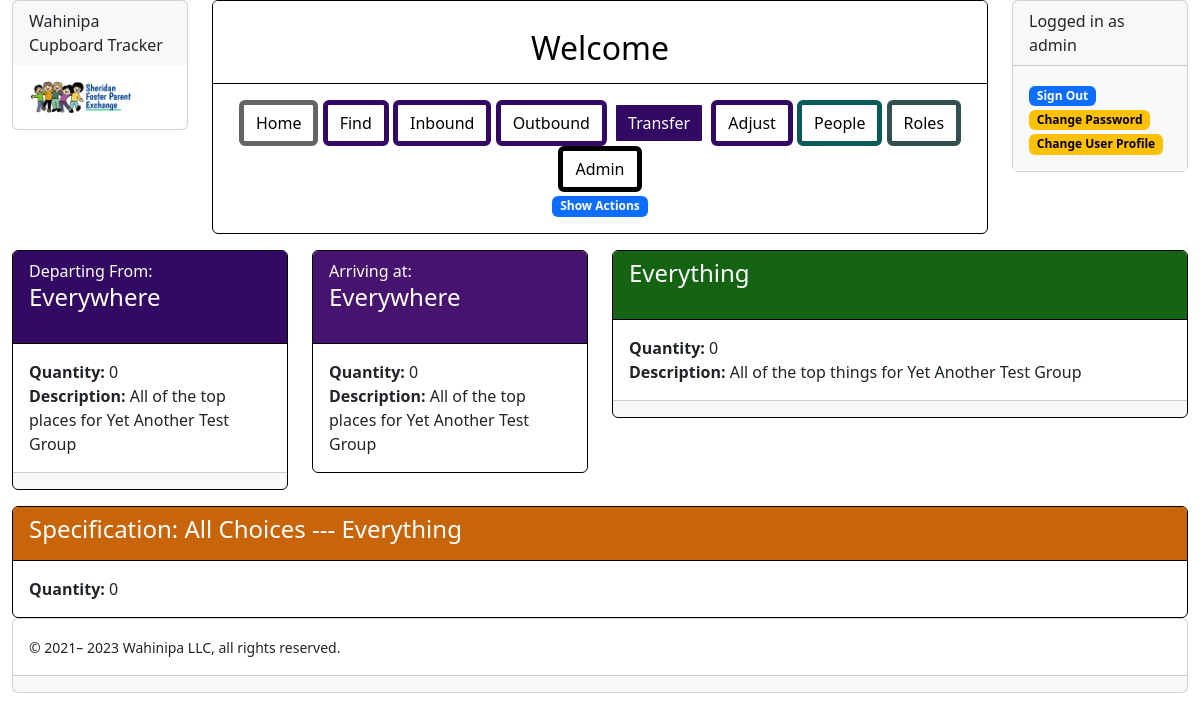
The app's page /wahinipa/root/view/transfer/2/2/2/9 (signed in) with its own data.
### www/tracking/modelling/people_model.py (models this page shows, shortened)
class User(CupboardDisplayContextMixin, IdModelMixin, database.Model, UserMixin):
    @property
    def is_active(self):
        return self.is_enabled
    singular_label = "Person"
    plural_label = "People"
    possible_tasks = ['update', 'delete', 'enable', 'disable']
    label_prefixes = {}
    flavor = "people"
    username = database.Column(database.String(255), nullable=False, unique=True)
    password = database.Column(database.String(255), nullable=False)
    is_enabled = database.Column(database.Boolean(), nullable=False, default=True)
    is_admin = database.Column(database.Boolean(), nullable=False, default=False)
    first_name = database.Column(database.Unicode(50), nullable=False, server_default=u'')
    last_name = database.Column(database.Unicode(50), nullable=False, server_default=u'')
    date_joined = database.Column(database.DateTime(), default=datetime.now())
    about_me = database.Column(database.Text(), nullable=False, server_default=u'')
    linkages = database.relationship('Linkage', backref='person', lazy=True, cascade='all, delete')
    root_assignments = database.relationship('RootAssignment', backref='person', lazy=True, cascade='all, delete')
    place_assignments = database.relationship('PlaceAssignment', backref='person', lazy=True, cascade='all, delete')
    universal_assignments = database.relationship('UniversalAssignment', backref='person', lazy=True,
                                                  cascade='all, delete')
    def is_linked(self, root):
        for link in self.linkages:
            if link.root == root:
                return True
        return False
    @property
    def is_the_super_admin(self):
        return self.username == 'admin'
    @property
    def may_edit_database(self):
        return self.is_the_super_admin
    def has_universal_role(self, name_of_role):
        def yes(assignment):
            return assignment.is_named(name_of_role)
        return any(map(yes, self.universal_assignments))
    def disable(self):
        self.is_enabled = False
    def enable(self):
        self.is_enabled = True

### www/tracking/modelling/place_model.py (models this page shows, shortened)
class Place(RootDescendantMixin, PositioningMixin, CupboardDisplayContextMixin, NamedBaseModel):
    singular_label = "Place"
    plural_label = "Places"
    possible_tasks = ['create', 'update', 'delete']
    label_prefixes = {'create': 'Place for '}
    flavor = "place"
    roots = database.relationship('Root', backref='place', lazy=True)
    place_id = database.Column(database.Integer, database.ForeignKey('place.id'), index=True)
    places = database.relationship('Place', lazy='subquery', backref=backref('place_of', remote_side='Place.id'))
    positionings = database.relationship('Positioning', backref='place', lazy=True, cascade='all, delete')
    assignments = database.relationship('PlaceAssignment', backref='place', lazy=True, cascade='all, delete')
    @property
    def children(self):
        return self.places
    @property
    def parent_object(self):
        return self.place_of
    @property
    def root(self):
        from tracking.modelling.root_model import place_root
        return place_root(self)
    def viewable_children(self, viewer):
        return [RootsViewer(), self.root] + self.sorted_children

### www/tracking/modelling/thing_model.py (models this page shows, shortened)
class Thing(RootDescendantMixin, PositioningMixin, CupboardDisplayContextMixin, NamedBaseModel):
    singular_label = "What"
    plural_label = "Things"
    possible_tasks = ['create', 'update', 'delete']
    label_prefixes = {'create': 'Kind of '}
    flavor = "thing"
    roots = database.relationship('Root', backref='thing', lazy=True)
    refinements = database.relationship('Refinement', backref='thing', lazy=True)
    kind_of_id = database.Column(database.Integer, database.ForeignKey('thing.id'), index=True)
    kinds = database.relationship('Thing', lazy='subquery', backref=backref('kind_of', remote_side='Thing.id'))
    positionings = database.relationship('Positioning', backref='thing', lazy=True, cascade='all, delete')
    def prefix(self):
        return None
    @property
    def children(self):
        return self.kinds
    @property
    def parent_set(self):
        return set(self.parent_list)
    @property
    def complete_set(self):
        return self.parent_set | self.full_set
    @property
    def complete_set_of_categories(self):
        complete_set_of_categories = set()
        for thing in self.complete_set:
            complete_set_of_categories |= thing.categories
        return complete_set_of_categories
    @property
    def categories(self):
        return {refinement.category for refinement in self.refinements}
    @property
    def parent_object(self):
        return self.kind_of
    @property
    def parent_list(self):
        if self.is_top:
            return []
        else:
            return self.parent_object.parent_list + [self.parent_object]
    @property
    def root(self):
        from tracking.modelling.root_model import thing_root
        return thing_root(self)
    def viewable_children(self, viewer):
        return self.sorted_children

### www/tracking/routing/root_routes.py (the view)
@root_bp.route('/view/transfer/<int:place_id>/<int:destination_id>/<int:thing_id>/<int:specification_id>')
@login_required
def root_view_transfer(**kwargs):
    return RootTransferHandler('root_bp.root_view_transfer', current_user, activity='transfer', **kwargs).handle()

### www/tracking/contexts/card_display_attributes.py (called while the page is built)
def category_display_attributes(thing=None, **kwargs):
    attributes = {
        'display_context': {
            'add_tasks': True,
            'description': True,
            'prefix': 'Category: ',
            'url': True,
            'bread_crumbs': True,
            'children_attributes': {
                'choice': {
                    'notation': True,
                },
            },
        },
    }
    if thing:
        attributes['display_context']['extra_action_parameters'] = {
            'thing': thing,
        }
    return attributes

def destination_display_attributes(destination_prefix=None, **kwargs):
    return {
        'display_context': {
            'add_tasks': True,
            'description': True,
            'destination_quantity': True,
            'prefix': destination_prefix,
            'url': True,
            'bread_crumbs': True,
            'children_attributes': {
                'destination': {
                    'notation': True,
                    'destination_quantity': True,
                },
            },
        }
    }

def place_display_attributes(place_prefix=None, **kwargs):
    return {
        'display_context': {
            'source_quantity': True,
            'add_tasks': True,
            'description': True,
            'prefix': place_prefix,
            'url': True,
            'bread_crumbs': True,
            'children_attributes': {
                'place': {
                    'notation': True,
                    'source_quantity' : True,
                },
            },
        }
    }

def dual_view_childrens_attributes(**kwargs):
    return {
        'categories': categories_display_attributes,
        'category': category_display_attributes(**kwargs),
        'choice': choice_display_attributes,
        'destination': destination_display_attributes(**kwargs),
        'inventory': inventory_display_attributes,
        'place': place_display_attributes(**kwargs),
        'specification': specification_display_attributes,
        'thing': thing_display_attributes,
        'person': person_display_attributes,
        'people': person_display_attributes,
    }

### www/tracking/contexts/context.py (called while the page is built)
    def __setitem__(self, key, value):
        self.context.__setitem__(key, value)

    def add_context(self, context):
        for key, value in context.items():
            self[key] = value

    def append_to_list(self, list_key, value):
        if value:
            self.context.setdefault(list_key, []).append(value)

### www/tracking/templates/pages/root_transfer.j2
{% extends "pages/content.j2" %}
{% from 'macros/card_macros.j2' import row_of_varying_width_child_cards, column_of_child_cards %}
{% block innards %}
  {{ row_of_varying_width_child_cards(children[0:3], [3, 3, 6]) }}
  {{ row_of_varying_width_child_cards(children[3:], [12]) }}
{% endblock %}

### www/tracking/templates/macros/card_macros.j2 (shortened to what this page needs)
{% from 'macros/button_macros.j2' import button_task %}
{% from 'macros/notation_macros.j2' import render_notations %}
{% from 'macros/bread_crumb_macros.j2' import render_bread_crumbs %}
{% macro card_view(prefix=None, label=None, url=None, flavor=None, bread_crumb_list=None, tasks=None, required_tasks=None) %}
  <div class="card{% if flavor %} card-flavor-{{ flavor }}{% endif %}">
    <div class="card-header">
      {% if bread_crumb_list %}
        {% if prefix %}{{ prefix }}{% endif %}{{ render_bread_crumbs(bread_crumb_list) }}
      {% elif url %}
        {% if prefix %}{{ prefix }}{% endif %}<a href="{{ url }}">{{ label }}</a>
      {% else %}
        <h4>{% if prefix %}{{ prefix }}{% endif %}{{ label }}</h4>
      {% endif %}
    </div>
    <div class="card-body">
      {{ caller() }}
    </div>
    {% if tasks or required_tasks %}
      <div class="card-footer">
      </div>
    {% endif %}
  </div>
{% endmacro %}
{% macro card_child(prefix=None, label=None, notations=None, flavor=None, url=None, bread_crumb_list=None, tasks=None, required_tasks=None) %}
  {% call card_view(prefix=prefix, label=label, url=url, flavor=flavor, bread_crumb_list=bread_crumb_list, tasks=tasks, required_tasks=required_tasks) %}
    {{ render_notations(notations) }}
  {% endcall %}
{% endmacro %}
{% macro row_of_varying_width_child_cards(children, widths) %}
  {% if children %}
    <div class="row mt-2">
      {% for child in children %}
        <div class="col-md-{{ widths[loop.index0] }}">
          <div class="row mt-2">
            <div class="col-md-12">
              {{ card_child(**child) }}
            </div>
          </div>
        </div>
      {% endfor %}
    </div>
  {% endif %}
{% endmacro %}

### www/tracking/templates/macros/user_macros.j2 (shortened to what this page needs)
{% macro user_options(current_user) %}
  <div class="card">
    {% if current_user.is_authenticated %}
      {{ user_options_logged_in(current_user) }}
    {% else %}
      {{ user_options_logged_out() }}
    {% endif %}
  </div>
{% endmacro %}
{% macro user_options_logged_in(current_user) %}
  <div class="card-header">
    Logged in as {{ current_user.username }}
  </div>
  <div class="card-body bg-light">
    <a class="btn-md btn-primary" href="{{ url_for('people_bp.logout') }}" role="button"><span
        class="badge bg-primary">Sign Out</span></a>
    <a class="btn-md btn-warning" href="{{ url_for('people_bp.change_password') }}" role="button"><span
        class="badge bg-warning">Change Password</span></a>
    <a class="btn-md btn-warning" href="{{ url_for('people_bp.people_update', person_id=current_user.id) }}" role="button"><span
        class="badge bg-warning">Change User Profile</span></a>
  </div>
{% endmacro %}

### www/tracking/templates/macros/bread_crumb_macros.j2
{% macro render_bread_crumbs(bread_crumb_list=None) %}
  {% if bread_crumb_list %}
    <nav aria-label="breadcrumb">
      <ul class="breadcrumb">
        {% for crumb in bread_crumb_list %}
          {{ bread_crumb_item(**crumb) }}
        {% endfor %}
      </ul>
    </nav>
  {% endif %}
{% endmacro %}
{% macro bread_crumb_item(label, url=None) %}
  {% if url %}
    <li class="breadcrumb-item">
      <a href="{{ url }}">{{ label }}</a>
    </li>
  {% else %}
    <li class="breadcrumb-item h4">
      {{ label }}
    </li>
  {% endif %}
{% endmacro %}

### www/tracking/templates/macros/notation_macros.j2 (shortened to what this page needs)
{% macro render_notations(notations=None) %}
  {% if notations %}
    {% for notation in notations %}
      {{ render_notation(**notation) }}
    {% endfor %}
  {% endif %}
{% endmacro %}
{% macro render_notation(label=None, url=None, value=None, tag=None, lines=None) %}
  {% if label %}<b>{{ label }}: </b>{% endif %}
{% if value %}{{ value }}{% endif %}
{% if label or value or tag %}<br>{% endif %}
{% endmacro %}

### records on screen
User: username "admin"
Place: prefix "Departing From:", name "Everywhere", notations "Quantity" "Quantity", notations "0" "0", label "Description", description "All of the top places for Yet Another Test Group", prefix "Arriving at:"
Thing: name "Everything", notations "Quantity", notations "0", label "Description", description "All of the top things for Yet Another Test Group"

### other values on screen
{{ project_name }} "Wahinipa Cupboard Tracker"
{{ label }} "Home" "Find" "Inbound" "Outbound" "Transfer" "Adjust" "People" "Roles" "Admin"
{{ label }} "Show Actions"
{{ prefix }} "Specification:"
{{ label }} "All Choices --- Everything"
{{ label }} "Quantity"
{{ value }} "0"
